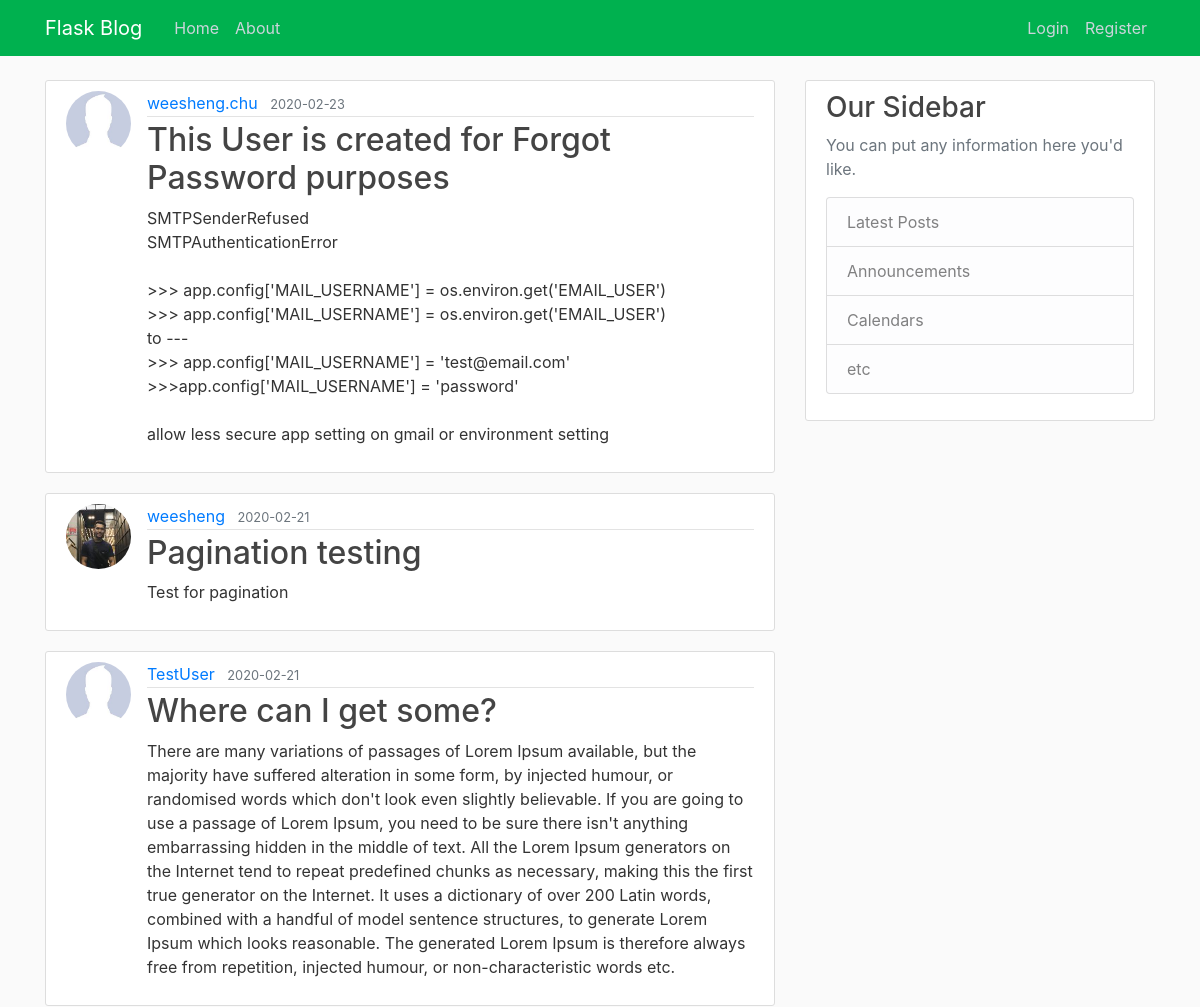
Page /home (upper part) on the earlier database version.
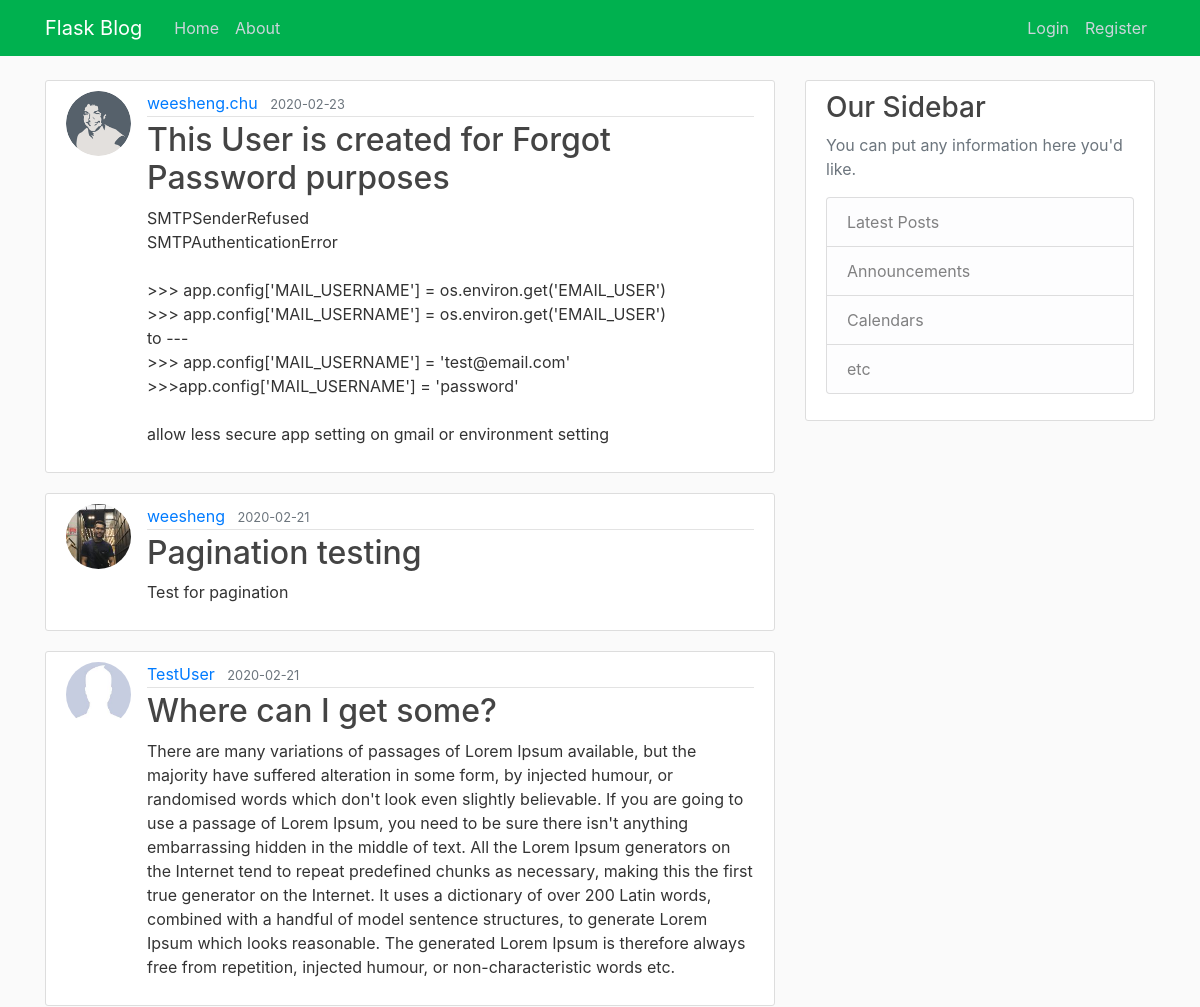
Same page on the later database version.
### flaskblog/models.py (models this page shows, shortened)
class Post(db.Model):
    id = db.Column(db.Integer, primary_key=True)
    title = db.Column(db.String(100), nullable=False)
    date_posted = db.Column(db.DateTime, nullable=False,
                            default=datetime.utcnow)
    content = db.Column(db.Text, nullable=False)
    user_id = db.Column(db.Integer, db.ForeignKey('user.id'), nullable=False)

class User(db.Model, UserMixin):
    id = db.Column(db.Integer, primary_key=True)
    username = db.Column(db.String(20), unique=True, nullable=False)
    email = db.Column(db.String(120), unique=True, nullable=False)
    image_file = db.Column(db.String(20), nullable=False,
                           default='default.jpg')
    password = db.Column(db.String(60), nullable=False)
    posts = db.relationship('Post', backref='author', lazy=True)

### flaskblog/main/routes.py (the view)
@main.route('/')
@main.route('/home')
def home():
    page = request.args.get('page', 1, type=int)
    posts = Post.query.order_by(
        Post.date_posted.desc()).paginate(page=page, per_page=5)
    return render_template('home.html', posts=posts)

### flaskblog/templates/home.html (shortened to what this page needs)
{% extends "layout.html" %}
{% block content %}
{% for post in posts.items %}
<article class="media content-section">
  <img class="rounded-circle article-img"
    src="{{ url_for('static', filename='profile_pics/' + post.author.image_file) }}" />
  <div class="media-body">
    <div class="article-metadata">
      <a class="mr-2"
        href="{{ url_for('users.user_posts', username=post.author.username )}}">{{ post.author.username }}</a>
      <small class="text-muted">{{ post.date_posted.strftime('%Y-%m-%d') }}</small>
    </div>
    <h2>
      <a class="article-title" href="{{ url_for('posts.post', post_id=post.id) }}">{{ post.title }}</a>
    </h2>
    <p class="article-content">{{ post.content }}</p>
  </div>
</article>
{% endfor %}
{% endblock content %}

### flaskblog/templates/layout.html (shortened to what this page needs)
<!DOCTYPE html>
<html>
<head>
  <link rel="stylesheet" href="https://maxcdn.bootstrapcdn.com/bootstrap/4.0.0/css/bootstrap.min.css"
>
  <link rel="stylesheet" type="text/css" href="{{ url_for('static', filename='main.css') }}">
</head>
<body>
  <header class="site-header">
    <nav class="navbar navbar-expand-md navbar-dark bg-steel fixed-top">
      <div class="container">
        <a class="navbar-brand mr-4" href="/">Flask Blog</a>
        <div class="collapse navbar-collapse" id="navbarToggle">
          <div class="navbar-nav mr-auto">
            <a class="nav-item nav-link" href="{{ url_for('main.home') }}">Home</a>
            <a class="nav-item nav-link" href="{{ url_for('main.about') }}">About</a>
          </div>
          <div class="navbar-nav">
            {% if current_user.is_authenticated %}
            <a class="nav-item nav-link" href="{{ url_for('posts.new_post') }}">New Post</a>
            <a class="nav-item nav-link" href="{{ url_for('users.account') }}">Account</a>
            <a class="nav-item nav-link" href="{{ url_for('users.logout') }}">Logout</a>
            {% else %}
            <a class="nav-item nav-link" href="{{ url_for('users.login') }}">Login</a>
            <a class="nav-item nav-link" href="{{ url_for('users.register') }}">Register</a>
            {% endif %}
          </div>
        </div>
      </div>
    </nav>
  </header>
  <main role="main" class="container">
    <div class="row">
      <div class="col-md-8">
        {% block content %}{% endblock %}
      </div>
      <div class="col-md-4">
        <div class="content-section">
          <h3>Our Sidebar</h3>
          <p class='text-muted'>You can put any information here you'd like.
            <ul class="list-group">
              <li class="list-group-item list-group-item-light">Latest Posts</li>
              <li class="list-group-item list-group-item-light">Announcements</li>
              <li class="list-group-item list-group-item-light">Calendars</li>
              <li class="list-group-item list-group-item-light">etc</li>
            </ul>
          </p>
        </div>
      </div>
    </div>
  </main>
</body>
</html>

### flaskblog/static/main.css (style rules this page uses)
body { background: #fafafa; color: #333333; margin-top: 5rem; }
h1, h2, h3, h4, h5, h6 { color: #444444; }
.bg-steel { background-color: #00b14f; }
.site-header .navbar-nav .nav-link { color: #cbd5db; }
.content-section { background: #ffffff; padding: 10px 20px; border: 1px solid #dddddd; border-radius: 3px; margin-bottom: 20px; }
.article-title { color: #444444; }
.article-content { white-space: pre-line; }
.article-img { height: 65px; width: 65px; margin-right: 16px; }
.article-metadata { padding-bottom: 1px; margin-bottom: 4px; border-bottom: 1px solid #e3e3e3; }

Differences in the rows shown:
changed through a linked row, Post "This User is created for Forgot Password purposes": image_file: picture added in place of a placeholder
